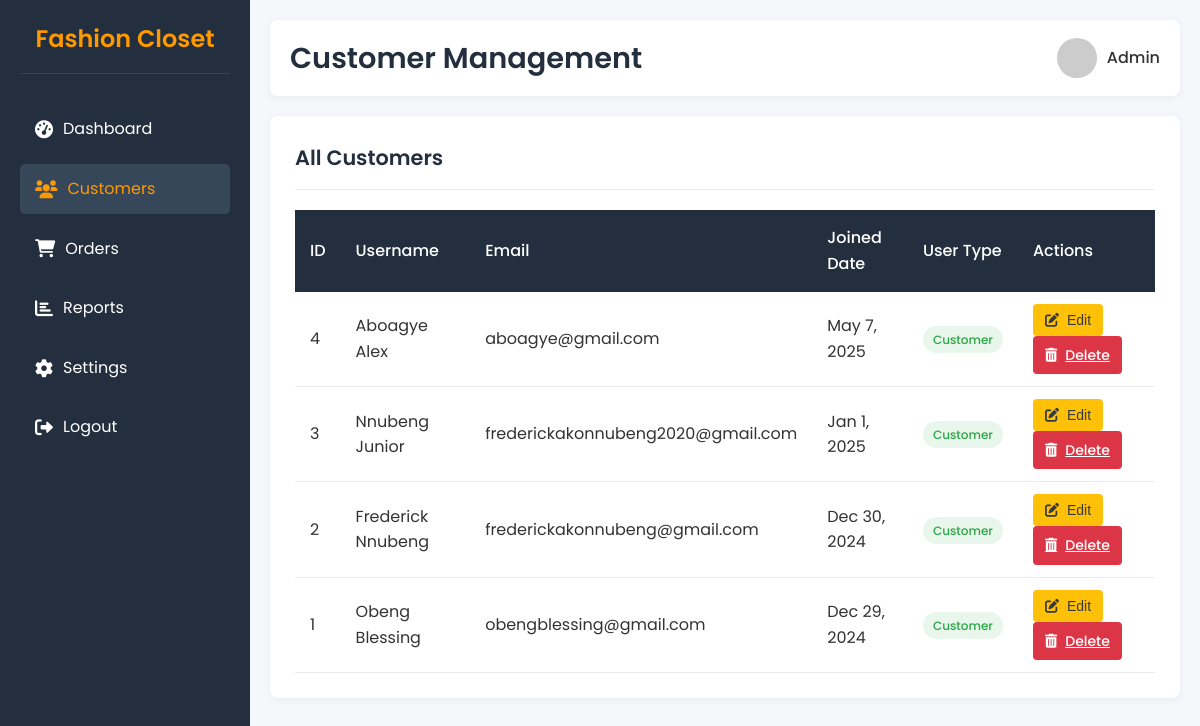
Page /customers.php (signed in) on the committed database.
### tables this page shows
CREATE TABLE `users` (
  `UserID` int(11) NOT NULL,
  `UserName` varchar(100) NOT NULL,
  `Email` varchar(255) NOT NULL,
  `PasswordHash` varchar(255) NOT NULL,
  `CreatedAt` datetime DEFAULT current_timestamp()
);

### customers.php (the view, shortened to what this page needs)
<?php
include 'db_connection.php';
$usersQuery = "SELECT UserID, UserName, Email, CreatedAt,
               CASE WHEN UserName = 'admin' THEN 'admin' ELSE 'customer' END as UserType
               FROM users ORDER BY UserID DESC";
$usersResult = $conn->query($usersQuery);
?>
<!DOCTYPE html>
<html lang="en">
<head>
    <link rel="stylesheet" href="https://cdnjs.cloudflare.com/ajax/libs/font-awesome/6.0.0-beta3/css/all.min.css">
</head>
<body>
    <div class="sidebar">
        <div class="sidebar-header">
            <h2>Fashion Closet</h2>
        </div>
        <ul class="sidebar-menu">
            <li><a href="admin_dashboard.php"><i class="fas fa-tachometer-alt"></i> <span>Dashboard</span></a></li>
            <li><a href="customers.php" class="active"><i class="fas fa-users"></i> <span>Customers</span></a></li>
            <li><a href="orders.php"><i class="fas fa-shopping-cart"></i> <span>Orders</span></a></li>
            <li><a href="report.php"><i class="fas fa-chart-bar"></i> <span>Reports</span></a></li>
            <li><a href="settings.php"><i class="fas fa-cog"></i> <span>Settings</span></a></li>
            <li><a href="index.php"><i class="fas fa-sign-out-alt"></i> <span>Logout</span></a></li>
        </ul>
    </div>
    <div class="main-content">
        <div class="top-navbar">
            <div class="page-title">
                <h1>Customer Management</h1>
            </div>
            <div class="user-profile">
                <img src="https://ui-avatars.com/api/?name=Admin&background=random" alt="Admin">
                <span class="user-name">Admin</span>
            </div>
        </div>
        <div class="card">
            <div class="card-header">
                <h2>All Customers</h2>
            </div>
            <div class="table-responsive">
                <table class="table">
                    <thead>
                        <tr>
                            <th>ID</th>
                            <th>Username</th>
                            <th>Email</th>
                            <th>Joined Date</th>
                            <th>User Type</th>
                            <th>Actions</th>
                        </tr>
                    </thead>
                    <tbody>
                        <?php while ($user = $usersResult->fetch_assoc()): ?>
                            <tr>
                                <td><?php echo $user['UserID']; ?></td>
                                <td><?php echo htmlspecialchars($user['UserName']); ?></td>
                                <td><?php echo htmlspecialchars($user['Email']); ?></td>
                                <td><?php echo date('M j, Y', strtotime($user['CreatedAt'])); ?></td>
                                <td>
                                    <span class="badge <?php echo $user['UserType'] === 'admin' ? 'badge-primary' : 'badge-success'; ?>">
                                        <?php echo ucfirst($user['UserType']); ?>
                                    </span>
                                </td>
                                <td>
                                    <button class="btn btn-warning" onclick="document.getElementById('edit-form-<?php echo $user['UserID']; ?>').style.display='block'">
                                        <i class="fas fa-edit"></i> Edit
                                    </button>
                                    <a href="customers.php?delete=<?php echo $user['UserID']; ?>" class="btn btn-danger">
                                        <i class="fas fa-trash-alt"></i> Delete
                                    </a>
                                </td>
                            </tr>
                        <?php endwhile; ?>
                    </tbody>
                </table>
            </div>
        </div>
    </div>
</body>
</html>

### customers.php (style rules this page uses)
:root { --primary: #232f3e; --secondary: #37475a; --accent: #ff9900; --success: #28a745; --danger: #dc3545; --warning: #ffc107; --info: #17a2b8; --light: #f8f9fa; --dark: #343a40; --white: #ffffff; --gray: #6c757d; --light-gray: #e9ecef; }
* { margin: 0; padding: 0; box-sizing: border-box; }
body { font-family: 'Poppins', sans-serif; background-color: #f5f7fa; color: #333; line-height: 1.6; }
.sidebar { width: 250px; background-color: var(--primary); color: var(--white); height: 100vh; position: fixed; padding: 20px; transition: all 0.3s; z-index: 1000; }
.sidebar-header { display: flex; align-items: center; justify-content: center; margin-bottom: 30px; padding-bottom: 15px; border-bottom: 1px solid rgba(255, 255, 255, 0.1); }
.sidebar-header h2 { font-size: 1.5rem; font-weight: 600; color: var(--accent); }
.sidebar-menu { list-style: none; }
.sidebar-menu li { margin-bottom: 10px; }
.sidebar-menu li a { color: var(--white); text-decoration: none; font-size: 16px; padding: 12px 15px; border-radius: 5px; display: flex; align-items: center; transition: all 0.3s; }
.sidebar-menu li a:hover, .sidebar-menu li a.active { background-color: var(--secondary); color: var(--accent); }
.sidebar-menu li a i { margin-right: 10px; font-size: 18px; }
.main-content { margin-left: 250px; transition: all 0.3s; padding: 20px; }
.top-navbar { background-color: var(--white); padding: 15px 20px; border-radius: 8px; box-shadow: 0 2px 10px rgba(0, 0, 0, 0.05); display: flex; justify-content: space-between; align-items: center; margin-bottom: 20px; }
.page-title h1 { font-size: 1.8rem; font-weight: 600; color: var(--primary); }
.user-profile { display: flex; align-items: center; }
.user-profile img { width: 40px; height: 40px; border-radius: 50%; margin-right: 10px; object-fit: cover; }
.user-profile .user-name { font-weight: 500; }
.card { background-color: var(--white); border-radius: 8px; box-shadow: 0 2px 10px rgba(0, 0, 0, 0.05); padding: 25px; margin-bottom: 30px; }
.card-header { display: flex; justify-content: space-between; align-items: center; margin-bottom: 20px; padding-bottom: 15px; border-bottom: 1px solid var(--light-gray); }
.card-header h2 { font-size: 1.3rem; font-weight: 600; color: var(--primary); }
.table-responsive { overflow-x: auto; }
.table { width: 100%; border-collapse: collapse; }
.table th { background-color: var(--primary); color: var(--white); padding: 15px; text-align: left; font-weight: 500; }
.table td { padding: 12px 15px; border-bottom: 1px solid var(--light-gray); }
.badge { padding: 5px 10px; border-radius: 20px; font-size: 12px; font-weight: 500; }
.badge-success { background-color: rgba(40, 167, 69, 0.1); color: var(--success); }
.btn { padding: 8px 12px; border: none; border-radius: 4px; font-size: 14px; font-weight: 500; cursor: pointer; transition: all 0.3s; display: inline-flex; align-items: center; justify-content: center; }
.btn i { margin-right: 8px; }
.btn-warning { background-color: var(--warning); color: var(--dark); }
.btn-danger { background-color: var(--danger); color: var(--white); }

### rows in the picture
users: UserID "4", UserName "Aboagye Alex", Email "aboagye@gmail.com", CreatedAt "May 7, 2025", UserType "Customer"
users: UserID "3", UserName "Nnubeng Junior", Email "frederickakonnubeng2020@gmail.com", CreatedAt "Jan 1, 2025", UserType "Customer"
users: UserID "2", UserName "Frederick Nnubeng", Email "frederickakonnubeng@gmail.com", CreatedAt "Dec 30, 2024", UserType "Customer"
users: UserID "1", UserName "Obeng Blessing", Email "obengblessing@gmail.com", CreatedAt "Dec 29, 2024", UserType "Customer"
